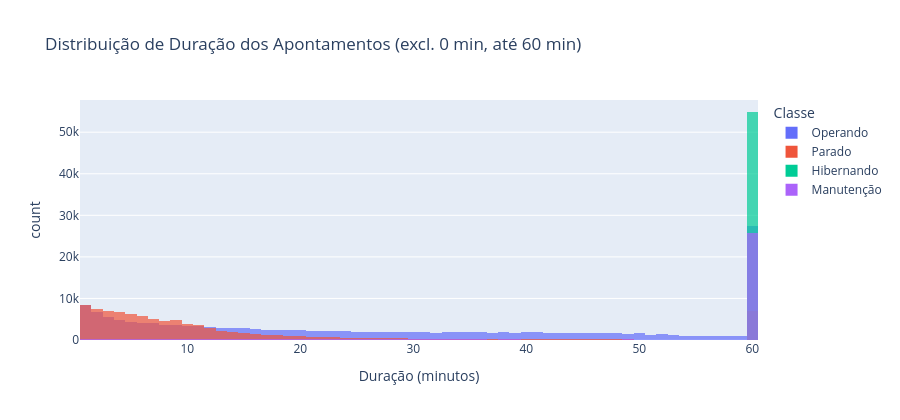

The notebook cell saved with this chart:
### Code cell
# Histograma de duração (excluindo 0 e limitando a 60 para visualização clara)
df_dur_plot = df_dur.filter(
    (pl.col("duracao_min") > 0) & (pl.col("duracao_min") <= 60)
)

fig = px.histogram(
    df_dur_plot.to_pandas(),
    x="duracao_min", color="Classe", nbins=60,
    title="Distribuição de Duração dos Apontamentos (excl. 0 min, até 60 min)",
    labels={"duracao_min": "Duração (minutos)", "count": "Frequência"},
    category_orders={"Classe": ["Operando", "Parado", "Hibernando", "Manutenção"]},
    barmode="overlay", opacity=0.7,
)
fig.update_layout(height=420)
fig.show()

### Figure 1 — Plotly figure (JSON) as saved in the notebook; plotly's stock layout.template omitted (floating-point values rounded to 4 significant figures; data arrays with more than 128 entries replaced by an {"elided": "..."} marker saying what was removed)
{"data": [{"bingroup": "x", "hovertemplate": "Classe=Operando<br>Duração (minutos)=%{x}<br>count=%{y}<extra></extra>", "legendgroup": "Operando", "marker": {"color": "#636efa", "opacity": 0.7, "pattern": {"shape": ""}}, "name": "Operando", "nbinsx": 60, "orientation": "v", "showlegend": true, "type": "histogram", "x": {"elided": "168615 int values"}, "xaxis": "x", "yaxis": "y"}, {"bingroup": "x", "hovertemplate": "Classe=Parado<br>Duração (minutos)=%{x}<br>count=%{y}<extra></extra>", "legendgroup": "Parado", "marker": {"color": "#EF553B", "opacity": 0.7, "pattern": {"shape": ""}}, "name": "Parado", "nbinsx": 60, "orientation": "v", "showlegend": true, "type": "histogram", "x": {"elided": "95464 int values"}, "xaxis": "x", "yaxis": "y"}, {"bingroup": "x", "hovertemplate": "Classe=Hibernando<br>Duração (minutos)=%{x}<br>count=%{y}<extra></extra>", "legendgroup": "Hibernando", "marker": {"color": "#00cc96", "opacity": 0.7, "pattern": {"shape": ""}}, "name": "Hibernando", "nbinsx": 60, "orientation": "v", "showlegend": true, "type": "histogram", "x": {"elided": "54868 int values"}, "xaxis": "x", "yaxis": "y"}, {"bingroup": "x", "hovertemplate": "Classe=Manutenção<br>Duração (minutos)=%{x}<br>count=%{y}<extra></extra>", "legendgroup": "Manutenção", "marker": {"color": "#ab63fa", "opacity": 0.7, "pattern": {"shape": ""}}, "name": "Manutenção", "nbinsx": 60, "orientation": "v", "showlegend": true, "type": "histogram", "x": {"elided": "33798 int values"}, "xaxis": "x", "yaxis": "y"}], "layout": {"barmode": "overlay", "height": 420, "legend": {"title": {"text": "Classe"}, "tracegroupgap": 0}, "title": {"text": "Distribuição de Duração dos Apontamentos (excl. 0 min, até 60 min)"}, "xaxis": {"anchor": "y", "domain": [0.0, 1.0], "title": {"text": "Duração (minutos)"}}, "yaxis": {"anchor": "x", "domain": [0.0, 1.0], "title": {"text": "count"}}}}
